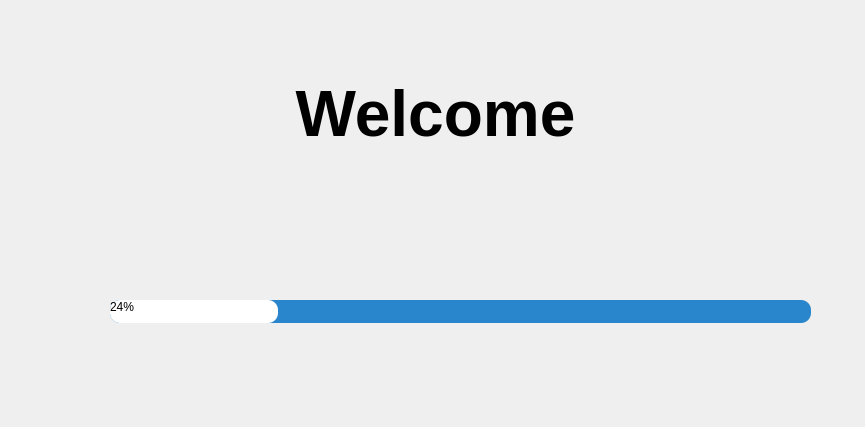
<?xml version="1.0" encoding="UTF-8"?>
<ui version="4.0">
 <class>Form</class>
 <widget class="QWidget" name="Form">
  <property name="geometry">
   <rect>
    <x>0</x>
    <y>0</y>
    <width>865</width>
    <height>427</height>
   </rect>
  </property>
  <property name="windowTitle">
   <string>Form</string>
  </property>
  <widget class="QProgressBar" name="progressBar">
   <property name="geometry">
    <rect>
     <x>110</x>
     <y>300</y>
     <width>701</width>
     <height>23</height>
    </rect>
   </property>
   <property name="styleSheet">
    <string notr="true">QProgressBar{
border-radius:10px;
background-color:#2986cc;
}
QProgressBar::chunk{
border-radius:10px;
background-color:#ffffff;
}</string>
   </property>
   <property name="value">
    <number>24</number>
   </property>
  </widget>
  <widget class="QLabel" name="label">
   <property name="geometry">
    <rect>
     <x>80</x>
     <y>70</y>
     <width>711</width>
     <height>91</height>
    </rect>
   </property>
   <property name="text">
    <string>&lt;html&gt;&lt;head/&gt;&lt;body&gt;&lt;p align=&quot;center&quot;&gt;&lt;span style=&quot; font-size:48pt; font-weight:600;&quot;&gt;Welcome&lt;/span&gt;&lt;/p&gt;&lt;/body&gt;&lt;/html&gt;</string>
   </property>
  </widget>
 </widget>
 <resources/>
 <connections/>
</ui>
